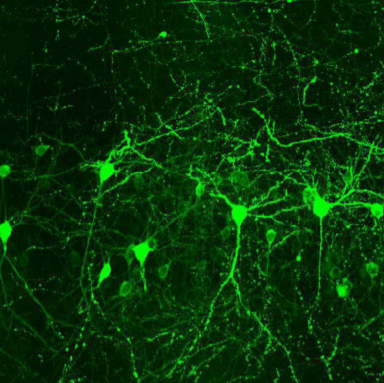
#> input picture test.png, 384 x 383 px, found by its file name
$ python 'lissajous mapping UI_merge.py'
#> lines starting #> are read from the running program, lines starting #| are printed output that depends on the picture
import numpy as np
import cv2
import matplotlib.pyplot as plt
from matplotlib.backends.backend_tkagg import FigureCanvasTkAgg
import tkinter as tk
from tkinter import ttk
import cv2.ximgproc as xip
from skimage.restoration import denoise_bilateral
from skimage.filters import frangi
from skimage.morphology import closing, disk
from skimage import exposure

samples = 833600
resolution_256 = 256
resolution_64 = 64

input_image = cv2.imread('C:/YuShin/Lissajous scanning simulation/test.png', cv2.IMREAD_GRAYSCALE)
#> input_image: shape (383, 384); min 0, max 200, mean 40.7
input_image_resized = cv2.resize(input_image, (resolution_256, resolution_256))

colorbar_256 = None
colorbar_64 = None


def update_image(fx, fy):
#> called with fx = 3000, fy = 2000
    global colorbar_256, colorbar_64

    t = np.linspace(0, 1, samples)
    Ax = resolution_256 / 2
    Ay = resolution_256 / 2
    x = Ax * np.sin(2 * np.pi * fx * t)
    y = Ay * np.sin(2 * np.pi * fy * t)

    x_pixel_256 = np.floor((x + Ax) * (resolution_256 - 1) / resolution_256).astype(int)
    y_pixel_256 = np.floor((y + Ay) * (resolution_256 - 1) / resolution_256).astype(int)
    x_pixel_64 = np.floor((x + Ax) * (resolution_64 - 1) / resolution_256).astype(int)
    y_pixel_64 = np.floor((y + Ay) * (resolution_64 - 1) / resolution_256).astype(int)

    sample_count_map_256 = np.zeros((resolution_256, resolution_256))
    sample_count_map_64 = np.zeros((resolution_64, resolution_64))
    image_mapped_256 = np.zeros((resolution_256, resolution_256))
    image_mapped_64 = np.zeros((resolution_64, resolution_64))

    for i in range(samples):
        sample_count_map_256[y_pixel_256[i], x_pixel_256[i]] += 1
        sample_count_map_64[y_pixel_64[i], x_pixel_64[i]] += 1
        image_mapped_256[y_pixel_256[i], x_pixel_256[i]] = input_image_resized[y_pixel_256[i], x_pixel_256[i]]
        image_mapped_64[y_pixel_64[i], x_pixel_64[i]] = input_image_resized[y_pixel_256[i], x_pixel_256[i]]
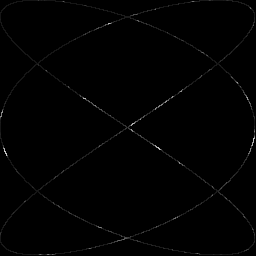
#> image_mapped_256: shape (256, 256) float64; min 0, max 199, mean 1.5
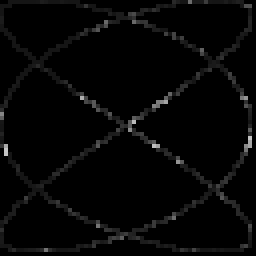
#> image_mapped_64: shape (64, 64) float64 (shown 4 times larger); min 0, max 198, mean 5.9
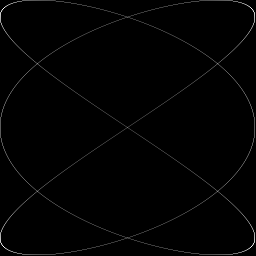
#> sample_count_map_256: shape (256, 256) float64; min 0, max 1447, mean 12.7; drawn with min black and max white
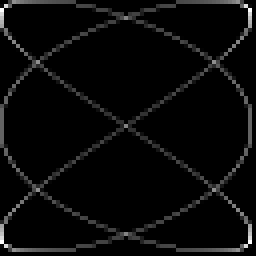
#> sample_count_map_64: shape (64, 64) float64 (shown 4 times larger); min 0, max 5421, mean 203.5; drawn with min black and max white

    ax[0].clear()
    ax[0].imshow(input_image_resized, cmap='gray', origin='lower')
    ax[0].set_title('Original Img', fontsize=14)

    ax[1].clear()
    ax[1].imshow(image_mapped_256, cmap='gray', origin='lower')
    ax[1].set_title('Mapped Img(256x256 @ 1µm/pixel)', fontsize=14)

    ax[2].clear()
    ax[2].imshow(image_mapped_64, cmap='gray', origin='lower')
    ax[2].set_title('Mapped Img(64x64 @ 5µm/pixel)', fontsize=14)

    mask = (image_mapped_256 == 0).astype(np.uint8)
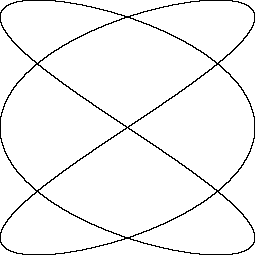
#> mask: shape (256, 256); values 0 (black) and 1 (white), 96.1% white; black in thin lines or dots
    image_mapped_256_filled = cv2.inpaint(image_mapped_256.astype(np.uint8), mask, inpaintRadius=9, flags=cv2.INPAINT_NS)
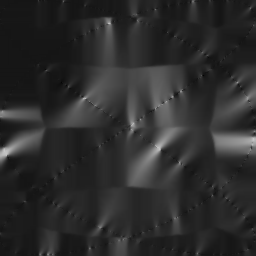
#> image_mapped_256_filled: shape (256, 256); min 3, max 199, mean 44.3

    kernel_sharpening = np.array([[0, -1,  0],
                              [-1,  5, -1],
                              [0, -1,  0]])
    sharpened = cv2.filter2D(image_mapped_256_filled, -1, kernel_sharpening)

    resized_interpolated =sharpened

    ax[3].clear()
    ax[3].imshow(resized_interpolated, cmap='gray', origin='lower')
    ax[3].set_title('Interpolated (Cubic) from 256x256', fontsize=14)

    if colorbar_256:
        colorbar_256.remove()
    if colorbar_64:
        colorbar_64.remove()

    ax[4].clear()
    im_256 = ax[4].imshow(sample_count_map_256, cmap='hot', origin='lower')
    ax[4].set_title('Sample Count Map(256x256)', fontsize=14)
    colorbar_256 = plt.colorbar(im_256, ax=ax[4])

    ax[5].clear()
    im_64 = ax[5].imshow(sample_count_map_64, cmap='hot', origin='lower')
    ax[5].set_title('Sample Count Map(64x64)', fontsize=14)
    colorbar_64 = plt.colorbar(im_64, ax=ax[5])

    canvas.draw()


root = tk.Tk()
root.title("Lissajous Sample Count Map & Mapped Image")

x_freq_label = ttk.Label(root, text="Enter X Frequency (Hz):")
x_freq_label.pack(pady=5)
x_freq_entry = ttk.Entry(root)
x_freq_entry.insert(0, "2160")
x_freq_entry.pack(pady=5)

y_freq_label = ttk.Label(root, text="Enter Y Frequency (Hz):")
y_freq_label.pack(pady=5)
y_freq_entry = ttk.Entry(root)
y_freq_entry.insert(0, "2100")
y_freq_entry.pack(pady=5)


def on_submit():
    try:
        fx = int(x_freq_entry.get())
        fy = int(y_freq_entry.get())
        if 1 <= fx <= 3200 and 1 <= fy <= 3200:
            update_image(fx, fy)
        else:
            print("Frequency out of range. Please enter values between 1 and 3200.")
    except ValueError:
        print("Invalid input. Please enter integer values.")


submit_button = ttk.Button(root, text="Update Mapped Image", command=on_submit)
submit_button.pack(pady=10)

# 改成 2 列 3 行，圖比較大
fig, ax = plt.subplots(2, 3, figsize=(18, 10))
ax = ax.flatten()  # 攤平為 1 維 list，程式不需要改動

canvas = FigureCanvasTkAgg(fig, master=root)
canvas.get_tk_widget().pack()

update_image(3000, 2000)

root.mainloop()
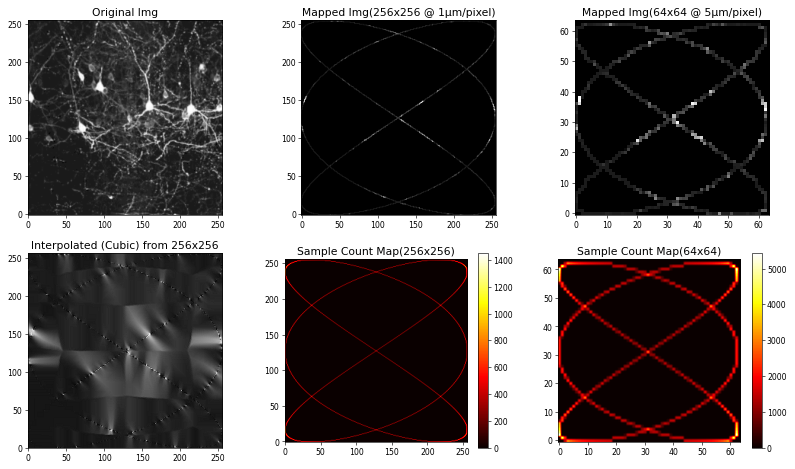
#> figure drawn by matplotlib, 8 panels
